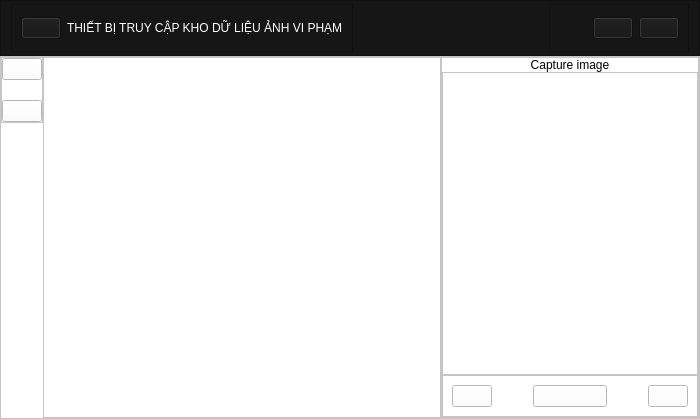
<?xml version="1.0" encoding="UTF-8"?>
<ui version="4.0">
 <class>MainWindow</class>
 <widget class="QMainWindow" name="MainWindow">
  <property name="geometry">
   <rect>
    <x>0</x>
    <y>0</y>
    <width>700</width>
    <height>419</height>
   </rect>
  </property>
  <property name="windowTitle">
   <string>MainWindow</string>
  </property>
  <property name="styleSheet">
   <string notr="true">background-color: rgb(255, 255, 255);</string>
  </property>
  <widget class="QWidget" name="centralwidget">
   <layout class="QVBoxLayout" name="verticalLayout_2">
    <property name="spacing">
     <number>0</number>
    </property>
    <property name="leftMargin">
     <number>0</number>
    </property>
    <property name="topMargin">
     <number>0</number>
    </property>
    <property name="rightMargin">
     <number>0</number>
    </property>
    <property name="bottomMargin">
     <number>0</number>
    </property>
    <item alignment="Qt::AlignTop">
     <widget class="QFrame" name="frame_connection">
      <property name="styleSheet">
       <string notr="true">background-color: rgb(22, 22, 22);
color: rgb(255, 255, 255);</string>
      </property>
      <property name="frameShape">
       <enum>QFrame::StyledPanel</enum>
      </property>
      <property name="frameShadow">
       <enum>QFrame::Raised</enum>
      </property>
      <layout class="QHBoxLayout" name="horizontalLayout_2">
       <property name="leftMargin">
        <number>10</number>
       </property>
       <property name="topMargin">
        <number>3</number>
       </property>
       <property name="rightMargin">
        <number>10</number>
       </property>
       <property name="bottomMargin">
        <number>3</number>
       </property>
       <item alignment="Qt::AlignLeft">
        <widget class="QFrame" name="frame_image_status">
         <property name="frameShape">
          <enum>QFrame::StyledPanel</enum>
         </property>
         <property name="frameShadow">
          <enum>QFrame::Raised</enum>
         </property>
         <layout class="QHBoxLayout" name="horizontalLayout_4">
          <item>
           <widget class="QPushButton" name="pushButton_menu">
            <property name="text">
             <string/>
            </property>
            <property name="iconSize">
             <size>
              <width>48</width>
              <height>48</height>
             </size>
            </property>
           </widget>
          </item>
          <item>
           <widget class="QLabel" name="label_section_info">
            <property name="text">
             <string>THIẾT BỊ TRUY CẬP KHO DỮ LIỆU ẢNH VI PHẠM</string>
            </property>
           </widget>
          </item>
         </layout>
        </widget>
       </item>
       <item alignment="Qt::AlignRight">
        <widget class="QFrame" name="frame">
         <property name="frameShape">
          <enum>QFrame::StyledPanel</enum>
         </property>
         <property name="frameShadow">
          <enum>QFrame::Raised</enum>
         </property>
         <layout class="QHBoxLayout" name="horizontalLayout_3">
          <item>
           <widget class="QLabel" name="label_bluetooth">
            <property name="minimumSize">
             <size>
              <width>28</width>
              <height>28</height>
             </size>
            </property>
            <property name="maximumSize">
             <size>
              <width>28</width>
              <height>28</height>
             </size>
            </property>
            <property name="text">
             <string/>
            </property>
            <property name="pixmap">
             <pixmap>:/PNG/Resources/PNG/BluetoothOn.png</pixmap>
            </property>
            <property name="scaledContents">
             <bool>true</bool>
            </property>
            <property name="indent">
             <number>2</number>
            </property>
           </widget>
          </item>
          <item>
           <widget class="QPushButton" name="pushButton_noity">
            <property name="text">
             <string/>
            </property>
           </widget>
          </item>
          <item>
           <widget class="QPushButton" name="pushButton_power_off">
            <property name="text">
             <string/>
            </property>
            <property name="iconSize">
             <size>
              <width>48</width>
              <height>48</height>
             </size>
            </property>
           </widget>
          </item>
         </layout>
        </widget>
       </item>
      </layout>
     </widget>
    </item>
    <item>
     <widget class="QFrame" name="frame_5">
      <property name="sizePolicy">
       <sizepolicy hsizetype="Preferred" vsizetype="Expanding">
        <horstretch>0</horstretch>
        <verstretch>0</verstretch>
       </sizepolicy>
      </property>
      <property name="frameShape">
       <enum>QFrame::StyledPanel</enum>
      </property>
      <property name="frameShadow">
       <enum>QFrame::Raised</enum>
      </property>
      <layout class="QHBoxLayout" name="horizontalLayout_10">
       <property name="spacing">
        <number>0</number>
       </property>
       <property name="leftMargin">
        <number>0</number>
       </property>
       <property name="topMargin">
        <number>0</number>
       </property>
       <property name="rightMargin">
        <number>0</number>
       </property>
       <property name="bottomMargin">
        <number>0</number>
       </property>
       <item alignment="Qt::AlignLeft|Qt::AlignTop">
        <widget class="QFrame" name="frame_menu">
         <property name="frameShape">
          <enum>QFrame::StyledPanel</enum>
         </property>
         <property name="frameShadow">
          <enum>QFrame::Raised</enum>
         </property>
         <layout class="QVBoxLayout" name="verticalLayout_6">
          <property name="spacing">
           <number>20</number>
          </property>
          <property name="leftMargin">
           <number>0</number>
          </property>
          <property name="topMargin">
           <number>0</number>
          </property>
          <property name="rightMargin">
           <number>0</number>
          </property>
          <property name="bottomMargin">
           <number>0</number>
          </property>
          <item>
           <widget class="QPushButton" name="pushButton_slot1">
            <property name="text">
             <string/>
            </property>
            <property name="iconSize">
             <size>
              <width>48</width>
              <height>48</height>
             </size>
            </property>
           </widget>
          </item>
          <item>
           <widget class="QPushButton" name="pushButton_slot2">
            <property name="text">
             <string/>
            </property>
            <property name="iconSize">
             <size>
              <width>48</width>
              <height>48</height>
             </size>
            </property>
           </widget>
          </item>
         </layout>
        </widget>
       </item>
       <item>
        <widget class="QStackedWidget" name="stackedWidget">
         <property name="currentIndex">
          <number>0</number>
         </property>
         <widget class="QWidget" name="page_capture_image">
          <layout class="QHBoxLayout" name="horizontalLayout">
           <property name="spacing">
            <number>0</number>
           </property>
           <property name="leftMargin">
            <number>0</number>
           </property>
           <property name="topMargin">
            <number>0</number>
           </property>
           <property name="rightMargin">
            <number>0</number>
           </property>
           <property name="bottomMargin">
            <number>0</number>
           </property>
           <item>
            <widget class="QFrame" name="frame_image">
             <property name="sizePolicy">
              <sizepolicy hsizetype="Expanding" vsizetype="Preferred">
               <horstretch>0</horstretch>
               <verstretch>0</verstretch>
              </sizepolicy>
             </property>
             <property name="autoFillBackground">
              <bool>false</bool>
             </property>
             <property name="frameShape">
              <enum>QFrame::StyledPanel</enum>
             </property>
             <property name="frameShadow">
              <enum>QFrame::Raised</enum>
             </property>
             <layout class="QVBoxLayout" name="verticalLayout_3">
              <property name="spacing">
               <number>0</number>
              </property>
              <property name="leftMargin">
               <number>0</number>
              </property>
              <property name="topMargin">
               <number>0</number>
              </property>
              <property name="rightMargin">
               <number>0</number>
              </property>
              <property name="bottomMargin">
               <number>0</number>
              </property>
              <item alignment="Qt::AlignHCenter|Qt::AlignVCenter">
               <widget class="QLabel" name="label_image">
                <property name="font">
                 <font>
                  <pointsize>48</pointsize>
                 </font>
                </property>
                <property name="text">
                 <string/>
                </property>
                <property name="alignment">
                 <set>Qt::AlignCenter</set>
                </property>
               </widget>
              </item>
             </layout>
            </widget>
           </item>
           <item alignment="Qt::AlignRight">
            <widget class="QFrame" name="frame_info">
             <property name="frameShape">
              <enum>QFrame::StyledPanel</enum>
             </property>
             <property name="frameShadow">
              <enum>QFrame::Raised</enum>
             </property>
             <layout class="QVBoxLayout" name="verticalLayout">
              <property name="spacing">
               <number>0</number>
              </property>
              <property name="leftMargin">
               <number>0</number>
              </property>
              <property name="topMargin">
               <number>0</number>
              </property>
              <property name="rightMargin">
               <number>0</number>
              </property>
              <property name="bottomMargin">
               <number>0</number>
              </property>
              <item alignment="Qt::AlignTop">
               <widget class="QLabel" name="label_info_header">
                <property name="text">
                 <string>Capture image</string>
                </property>
                <property name="alignment">
                 <set>Qt::AlignCenter</set>
                </property>
               </widget>
              </item>
              <item>
               <widget class="QPlainTextEdit" name="plainTextEdit_info">
                <property name="font">
                 <font>
                  <pointsize>18</pointsize>
                 </font>
                </property>
                <property name="readOnly">
                 <bool>true</bool>
                </property>
               </widget>
              </item>
              <item alignment="Qt::AlignBottom">
               <widget class="QFrame" name="frame_3">
                <property name="frameShape">
                 <enum>QFrame::StyledPanel</enum>
                </property>
                <property name="frameShadow">
                 <enum>QFrame::Raised</enum>
                </property>
                <layout class="QHBoxLayout" name="horizontalLayout_6">
                 <item alignment="Qt::AlignLeft">
                  <widget class="QPushButton" name="pushButton_accept">
                   <property name="text">
                    <string/>
                   </property>
                   <property name="iconSize">
                    <size>
                     <width>48</width>
                     <height>48</height>
                    </size>
                   </property>
                  </widget>
                 </item>
                 <item alignment="Qt::AlignVCenter">
                  <widget class="QPushButton" name="pushButton_send">
                   <property name="text">
                    <string/>
                   </property>
                   <property name="iconSize">
                    <size>
                     <width>48</width>
                     <height>48</height>
                    </size>
                   </property>
                  </widget>
                 </item>
                 <item alignment="Qt::AlignRight">
                  <widget class="QPushButton" name="pushButton_delete">
                   <property name="text">
                    <string/>
                   </property>
                   <property name="iconSize">
                    <size>
                     <width>48</width>
                     <height>48</height>
                    </size>
                   </property>
                  </widget>
                 </item>
                </layout>
               </widget>
              </item>
             </layout>
            </widget>
           </item>
          </layout>
         </widget>
         <widget class="QWidget" name="page_query">
          <layout class="QHBoxLayout" name="horizontalLayout_9">
           <property name="spacing">
            <number>0</number>
           </property>
           <property name="leftMargin">
            <number>0</number>
           </property>
           <property name="topMargin">
            <number>0</number>
           </property>
           <property name="rightMargin">
            <number>0</number>
           </property>
           <property name="bottomMargin">
            <number>0</number>
           </property>
           <item>
            <widget class="QFrame" name="frame_image_query">
             <property name="sizePolicy">
              <sizepolicy hsizetype="Expanding" vsizetype="Preferred">
               <horstretch>0</horstretch>
               <verstretch>0</verstretch>
              </sizepolicy>
             </property>
             <property name="autoFillBackground">
              <bool>false</bool>
             </property>
             <property name="frameShape">
              <enum>QFrame::StyledPanel</enum>
             </property>
             <property name="frameShadow">
              <enum>QFrame::Raised</enum>
             </property>
             <layout class="QHBoxLayout" name="horizontalLayout_13">
              <property name="spacing">
               <number>0</number>
              </property>
              <property name="leftMargin">
               <number>0</number>
              </property>
              <property name="topMargin">
               <number>0</number>
              </property>
              <property name="rightMargin">
               <number>0</number>
              </property>
              <property name="bottomMargin">
               <number>0</number>
              </property>
              <item alignment="Qt::AlignHCenter|Qt::AlignVCenter">
               <widget class="QLabel" name="label_image_query">
                <property name="font">
                 <font>
                  <pointsize>48</pointsize>
                 </font>
                </property>
                <property name="text">
                 <string/>
                </property>
                <property name="alignment">
                 <set>Qt::AlignCenter</set>
                </property>
               </widget>
              </item>
             </layout>
            </widget>
           </item>
           <item alignment="Qt::AlignLeft">
            <widget class="QFrame" name="frame_info_2">
             <property name="frameShape">
              <enum>QFrame::StyledPanel</enum>
             </property>
             <property name="frameShadow">
              <enum>QFrame::Raised</enum>
             </property>
             <layout class="QVBoxLayout" name="verticalLayout_5">
              <property name="spacing">
               <number>0</number>
              </property>
              <property name="leftMargin">
               <number>0</number>
              </property>
              <property name="topMargin">
               <number>0</number>
              </property>
              <property name="rightMargin">
               <number>0</number>
              </property>
              <property name="bottomMargin">
               <number>0</number>
              </property>
              <item alignment="Qt::AlignTop">
               <widget class="QLabel" name="label_info_header_query">
                <property name="text">
                 <string>Query image</string>
                </property>
                <property name="alignment">
                 <set>Qt::AlignCenter</set>
                </property>
               </widget>
              </item>
              <item>
               <widget class="QPlainTextEdit" name="plainTextEdit_info_query">
                <property name="font">
                 <font>
                  <pointsize>18</pointsize>
                 </font>
                </property>
                <property name="readOnly">
                 <bool>true</bool>
                </property>
               </widget>
              </item>
              <item alignment="Qt::AlignBottom">
               <widget class="QFrame" name="frame_4">
                <property name="frameShape">
                 <enum>QFrame::StyledPanel</enum>
                </property>
                <property name="frameShadow">
                 <enum>QFrame::Raised</enum>
                </property>
                <layout class="QHBoxLayout" name="horizontalLayout_7">
                 <item alignment="Qt::AlignBottom">
                  <widget class="QFrame" name="frame_2">
                   <property name="frameShape">
                    <enum>QFrame::StyledPanel</enum>
                   </property>
                   <property name="frameShadow">
                    <enum>QFrame::Raised</enum>
                   </property>
                   <layout class="QHBoxLayout" name="horizontalLayout_5">
                    <item>
                     <widget class="QLabel" name="label_status_icon">
                      <property name="text">
                       <string/>
                      </property>
                     </widget>
                    </item>
                    <item>
                     <widget class="QLabel" name="label_status_info">
                      <property name="text">
                       <string>TRẠNG THÁI:
Đã gửi</string>
                      </property>
                      <property name="alignment">
                       <set>Qt::AlignCenter</set>
                      </property>
                     </widget>
                    </item>
                   </layout>
                  </widget>
                 </item>
                 <item alignment="Qt::AlignRight">
                  <widget class="QPushButton" name="pushButton_delete_query">
                   <property name="text">
                    <string/>
                   </property>
                   <property name="iconSize">
                    <size>
                     <width>48</width>
                     <height>48</height>
                    </size>
                   </property>
                  </widget>
                 </item>
                </layout>
               </widget>
              </item>
              <item alignment="Qt::AlignBottom">
               <widget class="QFrame" name="frame_query">
                <property name="frameShape">
                 <enum>QFrame::StyledPanel</enum>
                </property>
                <property name="frameShadow">
                 <enum>QFrame::Raised</enum>
                </property>
                <layout class="QHBoxLayout" name="horizontalLayout_8">
                 <item>
                  <widget class="QPushButton" name="pushButton_previous">
                   <property name="enabled">
                    <bool>false</bool>
                   </property>
                   <property name="text">
                    <string/>
                   </property>
                   <property name="iconSize">
                    <size>
                     <width>48</width>
                     <height>48</height>
                    </size>
                   </property>
                  </widget>
                 </item>
                 <item>
                  <widget class="QLabel" name="label_index">
                   <property name="font">
                    <font>
                     <family>Arial</family>
                     <pointsize>36</pointsize>
                     <weight>75</weight>
                     <bold>true</bold>
                    </font>
                   </property>
                   <property name="text">
                    <string>1/42</string>
                   </property>
                   <property name="alignment">
                    <set>Qt::AlignCenter</set>
                   </property>
                  </widget>
                 </item>
                 <item>
                  <widget class="QPushButton" name="pushButton_next">
                   <property name="text">
                    <string/>
                   </property>
                   <property name="iconSize">
                    <size>
                     <width>48</width>
                     <height>48</height>
                    </size>
                   </property>
                  </widget>
                 </item>
                </layout>
               </widget>
              </item>
             </layout>
            </widget>
           </item>
          </layout>
         </widget>
         <widget class="QWidget" name="page_noity">
          <layout class="QHBoxLayout" name="horizontalLayout_11">
           <item>
            <widget class="QFrame" name="frame_6">
             <property name="frameShape">
              <enum>QFrame::StyledPanel</enum>
             </property>
             <property name="frameShadow">
              <enum>QFrame::Raised</enum>
             </property>
             <layout class="QVBoxLayout" name="verticalLayout_7">
              <property name="spacing">
               <number>0</number>
              </property>
              <property name="leftMargin">
               <number>0</number>
              </property>
              <property name="topMargin">
               <number>0</number>
              </property>
              <property name="rightMargin">
               <number>0</number>
              </property>
              <property name="bottomMargin">
               <number>0</number>
              </property>
              <item alignment="Qt::AlignTop">
               <widget class="QFrame" name="frame_noity_header">
                <property name="frameShape">
                 <enum>QFrame::StyledPanel</enum>
                </property>
                <property name="frameShadow">
                 <enum>QFrame::Raised</enum>
                </property>
                <layout class="QHBoxLayout" name="horizontalLayout_12">
                 <property name="spacing">
                  <number>0</number>
                 </property>
                 <property name="leftMargin">
                  <number>0</number>
                 </property>
                 <property name="topMargin">
                  <number>0</number>
                 </property>
                 <property name="rightMargin">
                  <number>0</number>
                 </property>
                 <property name="bottomMargin">
                  <number>0</number>
                 </property>
                 <item alignment="Qt::AlignLeft">
                  <widget class="QFrame" name="frame_10">
                   <property name="frameShape">
                    <enum>QFrame::StyledPanel</enum>
                   </property>
                   <property name="frameShadow">
                    <enum>QFrame::Raised</enum>
                   </property>
                   <layout class="QHBoxLayout" name="horizontalLayout_15">
                    <item>
                     <widget class="QLabel" name="label_noity_header_icon">
                      <property name="text">
                       <string/>
                      </property>
                     </widget>
                    </item>
                    <item>
                     <widget class="QLabel" name="label_noity_header_info">
                      <property name="font">
                       <font>
                        <pointsize>18</pointsize>
                       </font>
                      </property>
                      <property name="text">
                       <string>Thông báo</string>
                      </property>
                     </widget>
                    </item>
                   </layout>
                  </widget>
                 </item>
                 <item alignment="Qt::AlignRight">
                  <widget class="QPushButton" name="pushButton_noity_clear">
                   <property name="text">
                    <string/>
                   </property>
                  </widget>
                 </item>
                </layout>
               </widget>
              </item>
              <item>
               <widget class="QFrame" name="frame_noity_body">
                <property name="sizePolicy">
                 <sizepolicy hsizetype="Preferred" vsizetype="Expanding">
                  <horstretch>0</horstretch>
                  <verstretch>0</verstretch>
                 </sizepolicy>
                </property>
                <property name="frameShape">
                 <enum>QFrame::StyledPanel</enum>
                </property>
                <property name="frameShadow">
                 <enum>QFrame::Raised</enum>
                </property>
                <layout class="QVBoxLayout" name="verticalLayout_8">
                 <property name="leftMargin">
                  <number>0</number>
                 </property>
                 <property name="topMargin">
                  <number>0</number>
                 </property>
                 <property name="rightMargin">
                  <number>0</number>
                 </property>
                 <property name="bottomMargin">
                  <number>0</number>
                 </property>
                 <item>
                  <widget class="QLabel" name="label_noity_body_info">
                   <property name="sizePolicy">
                    <sizepolicy hsizetype="Preferred" vsizetype="Expanding">
                     <horstretch>0</horstretch>
                     <verstretch>0</verstretch>
                    </sizepolicy>
                   </property>
                   <property name="font">
                    <font>
                     <pointsize>36</pointsize>
                    </font>
                   </property>
                   <property name="text">
                    <string>Nội dung thông báo</string>
                   </property>
                   <property name="alignment">
                    <set>Qt::AlignCenter</set>
                   </property>
                  </widget>
                 </item>
                </layout>
               </widget>
              </item>
              <item alignment="Qt::AlignBottom">
               <widget class="QFrame" name="frame_noity_footer">
                <property name="frameShape">
                 <enum>QFrame::StyledPanel</enum>
                </property>
                <property name="frameShadow">
                 <enum>QFrame::Raised</enum>
                </property>
                <layout class="QHBoxLayout" name="horizontalLayout_14">
                 <property name="spacing">
                  <number>0</number>
                 </property>
                 <property name="leftMargin">
                  <number>0</number>
                 </property>
                 <property name="topMargin">
                  <number>0</number>
                 </property>
                 <property name="rightMargin">
                  <number>0</number>
                 </property>
                 <property name="bottomMargin">
                  <number>0</number>
                 </property>
                 <item alignment="Qt::AlignHCenter">
                  <widget class="QPushButton" name="pushButton_noity_ok">
                   <property name="text">
                    <string>OK</string>
                   </property>
                  </widget>
                 </item>
                 <item alignment="Qt::AlignHCenter">
                  <widget class="QPushButton" name="pushButton_noity_try_again">
                   <property name="text">
                    <string>Thử lại</string>
                   </property>
                  </widget>
                 </item>
                 <item alignment="Qt::AlignHCenter|Qt::AlignVCenter">
                  <widget class="QPushButton" name="pushButton_noity_cancel">
                   <property name="text">
                    <string>Huỷ</string>
                   </property>
                  </widget>
                 </item>
                </layout>
               </widget>
              </item>
             </layout>
            </widget>
           </item>
          </layout>
         </widget>
        </widget>
       </item>
      </layout>
     </widget>
    </item>
   </layout>
  </widget>
 </widget>
 <resources>
  <include location="resources.qrc"/>
 </resources>
 <connections/>
</ui>
